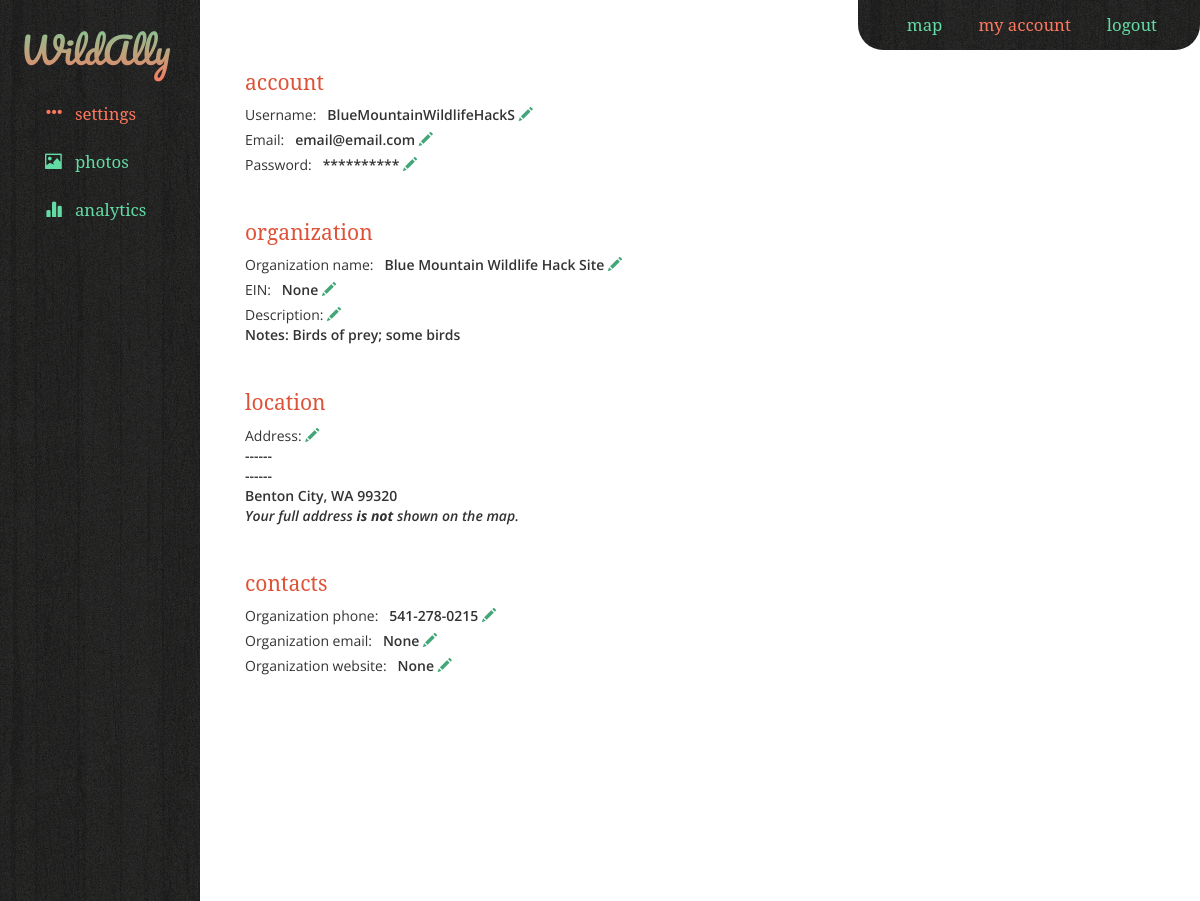
The app's page /settings (signed in) with its own data.
### model.py (models this page shows, shortened)
class User(db.Model):
    __tablename__ = "users"
    id = db.Column(db.Integer, nullable=False, primary_key=True, autoincrement=True)
    email = db.Column(db.String(100), nullable=False)
    username = db.Column(db.String(50), nullable=False)
    password = db.Column(db.String(500), nullable=False)
    account_made = db.Column(db.DateTime, nullable=False)
    last_login = db.Column(db.DateTime)

class Org(db.Model):
    __tablename__ = "orgs"
    id = db.Column(db.Integer, nullable=False, primary_key=True, autoincrement=True)
    user_id = db.Column(db.Integer, db.ForeignKey('users.id'))
    name = db.Column(db.String(100), nullable=False)
    ein = db.Column(db.String(9))
    show_address = db.Column(db.Boolean, nullable=False)
    address1 = db.Column(db.String(100))
    address2 = db.Column(db.String(100))
    city = db.Column(db.String(50), nullable=False)
    state = db.Column(db.String(2), nullable=False)
    zipcode = db.Column(db.String(5))
    desc = db.Column(db.Text)
    phone = db.Column(db.Integer)
    email = db.Column(db.String(100))
    website = db.Column(db.String(100))
    accept_animals = db.Column(db.Boolean)
    accept_volunteers = db.Column(db.Boolean)
    user = db.relationship("User",
                            backref=db.backref("org"))

### server.py (the view)
@app.route('/settings')
def manage_account():
    user_id = session['user_id']
    user = db.session.query(User).filter(User.id == user_id).first()
    org = db.session.query(Org).filter(Org.user_id == user_id).first()
    if org:
        is_org = 1
    else:
        is_org = 0
    return render_template('settings.html', is_org=is_org,
                                            username=user.username,
                                            email=user.email,
                                            org_name=org.name,
                                            ein=org.ein,
                                            show_address=org.show_address,
                                            address1=org.address1,
                                            address2=org.address2,
                                            city=org.city,
                                            state=org.state,
                                            zipcode=org.zipcode,
                                            desc=org.desc,
                                            phone=org.phone,
                                            org_email= org.email,
                                            website=org.website,
                                            accept_animals=org.accept_animals,
                                            accept_volunteers=org.accept_volunteers)

### templates/settings.html (shortened to what this page needs)
{% extends "base.html" %}
  {% block navbarloggedin %}
    <div class="small-navbar navbar-logged-in">
      <ul class="nav navbar-nav navbar-right">
          <li><a href="/">Map</a></li>
          <li><a class="link-active" href="/settings">My Account</a></li>
          <li><a href="/logout">Logout</a></li>
      </ul>
    </div>
  {% endblock %}
{% block sidebar %}
        <ul class="nav nav-sidebar my-account">
            <li><a class="link-active" href="/settings"><span class="glyphicon glyphicon-option-horizontal" aria-hidden="true"></span> &nbsp; Settings</a></li>
            <li><a href="/photos"><span class="glyphicon glyphicon-picture" aria-hidden="true"></span> &nbsp; Photos</a></li>
            <li><a href="/analytics"><span class="glyphicon glyphicon-stats" aria-hidden="true"></span> &nbsp; Analytics</a></li>
        </ul>
{% endblock %}
  {% block content %}
<div>
<h3>Account</h3>
    <label for='username'><span class="setting-label">Username: &nbsp; </span> <span id="current-username">{{ username }}</span>
        <span id="edit-username" class="glyphicon glyphicon-pencil click-to-edit" aria-hidden="true"></span>
    </label><br />
    <label for='email'><span class="setting-label">Email: &nbsp; </span> <span id="current-email">{{ email }}</span>
        <span id="edit-email" class="glyphicon glyphicon-pencil click-to-edit" aria-hidden="true"></span>
    </label><br />
    <label for='password'><span class="setting-label">Password: &nbsp; </span>
        <span id="password-mock">**********</span>
        <span id="edit-password" class="glyphicon glyphicon-pencil click-to-edit" aria-hidden="true"></span>
    </label><br />
</div>
{% if is_org == 1 %}
<div class="settings-section">
<h3>Organization</h3>
    <label for='org-name' class='org-field'><span class="setting-label">Organization name: &nbsp;</span> <span id="current-org-name">{{ org_name }}</span>
        <span id="edit-org-name" class="glyphicon glyphicon-pencil click-to-edit" aria-hidden="true"></span>
    </label><br />
    <label for='ein' class='org-field'><span class="setting-label">EIN: &nbsp;</span> <span id="current-ein">{{ ein }}</span>
        <span id="edit-ein" class="glyphicon glyphicon-pencil click-to-edit" aria-hidden="true"></span>
    </label><br />
    <label for='desc' class='org-field'><span class="setting-label">Description:</span>
        <span id="edit-desc" class="glyphicon glyphicon-pencil click-to-edit" aria-hidden="true"></span>
        <br />
        <span id="current-desc">{{ desc }}</span>
    </label><br />
</div>
<div class="settings-section">
<h3>Location</h3>
<label><span class="setting-label">Address:</span>
<span id="edit-address" class="glyphicon glyphicon-pencil click-to-edit" aria-hidden="true"></span>
<br />
{% if address1 %}
    <span id="current-address1" class="current-address">{{ address1 }}</span>
{% else %}
    <span class="current-address">------</span>
{% endif %}
    <br />
{% if address2 %}
    <span id="current-address2" class="current-address">{{ address2 }}</span>
{% else %}
    <span class="current-address">------</span>
{% endif %}
    <br />
    <span id="current-city" class="current-address">{{ city }}</span><input type='text' id='city' name='city' class='address-field temp-hidden'>,
    <span id="current-state" class="current-address">{{ state }}</span>
    <span id="current-zipcode" class="current-address">{{ zipcode }}</span>
    <br />
        {% if show_address == 1 %}
        <span id="current-show_address" class="current-address"><i>Your full address <b>is</b> shown on the map.</i></span>
        <input type='radio' class='address-field temp-hidden' name='show_address' value='1' checked='checked'>
            <span class='address-field temp-hidden'>Yes</span>
        <input type='radio' class='address-field temp-hidden' name='show_address' value='0'>
            <span class='address-field temp-hidden'>No, show only my city</span>
        {% else %}
        <span id="current-show_address" class="current-address"><i>Your full address <b>is not</b> shown on the map.</i></span>
        {% endif %}
        <br />
</label>
</div>
<div class="settings-section">
<h3>Contacts</h3>
    <label for='phone' class='org-field'><span class="setting-label">Organization phone: &nbsp; </span> <span id="current-phone">{{ phone }}</span>
        <span id="edit-phone" class="glyphicon glyphicon-pencil click-to-edit" aria-hidden="true"></span>
    </label><br />
    <label for='org-email' class='org-field'><span class="setting-label">Organization email: &nbsp; </span> <span id="current-org-email">{{ org_email }}</span>
        <span id="edit-org-email" class="glyphicon glyphicon-pencil click-to-edit" aria-hidden="true"></span>
    </label><br />
    <label for='website' class='org-field'><span class="setting-label">Organization website: &nbsp; </span> <span id="current-website">{{ website }}</span>
        <span id="edit-website" class="glyphicon glyphicon-pencil click-to-edit" aria-hidden="true"></span>
    </label><br />
</div>
    {% endif %}
  {% endblock %}

### static/css/style.css (style rules this page uses)
html, body { height: 100%; margin: 0; padding: 0; font-family: "Open Sans", "serif"; }
body { margin-top: 50px; font-family: "Open Sans", "serif"; }
.h1, h1, .h2, h2, .h3, h3, .h4, h4, .h5, h5, .h6, h6 { font-family: "Arvo", "serif"; text-transform: lowercase; }
.h3, h3 { color: #DE5237; font-size: 150%; line-height: 120%; }
label { font-weight: 600; }
.small-navbar { float: right !important; margin-right: -15px; padding-right: 10px; height: 50px; background: url('/static/img/wood_1.png'); -webkit-border-radius: 0px 0px 25px 25px; -moz-border-radius: 0px 0px 25px 25px; border-radius: 0px 0px 25px 25px; }
.navbar-logged-in { width: 342px; }
.navbar-nav>li>a { color: #63DBA5; padding: 15px 18px; font-family: "Arvo", "serif"; text-transform: lowercase; font-size: 110%; }
.navbar-nav { padding-right: 30px; }
.nav-sidebar { margin-right: -20px; margin-bottom: 20px; margin-left: -20px; }
.nav-sidebar > li { color: #fff; font-size: 100%; padding-right: 30px; padding-left: 30px; line-height: 200%; }
.nav>li>a { color: #63DBA5 !important; font-family: "Arvo", "serif"; text-transform: lowercase; font-size: 120%; }
.nav > li > a.link-active { color: #FF785E !important; }
.settings-section { padding-top: 20px; }
.setting-label { font-weight: normal; }
span.click-to-edit { color: #42A679; }

### records on screen
User: username "BlueMountainWildlifeHackS", email "email@email.com"
Org: name "Blue Mountain Wildlife Hack Site", desc "Notes: Birds of prey; some birds", city "Benton City", state "WA", zipcode "99320", phone "541-278-0215"

### other values on screen
{{ ein }} "None"
{{ org_email }} "None"
{{ website }} "None"
